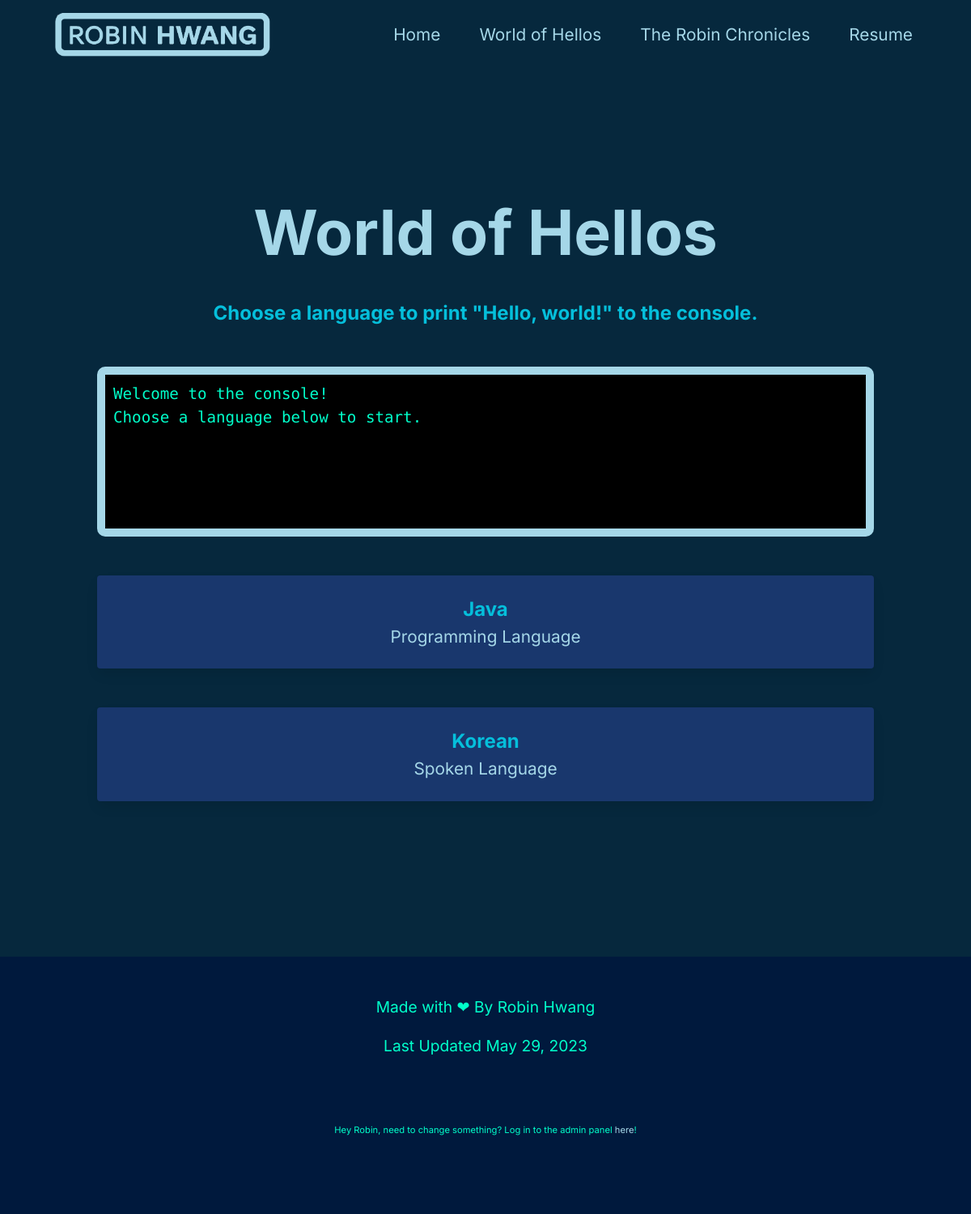
Page /worldofhellos on the earlier database version.
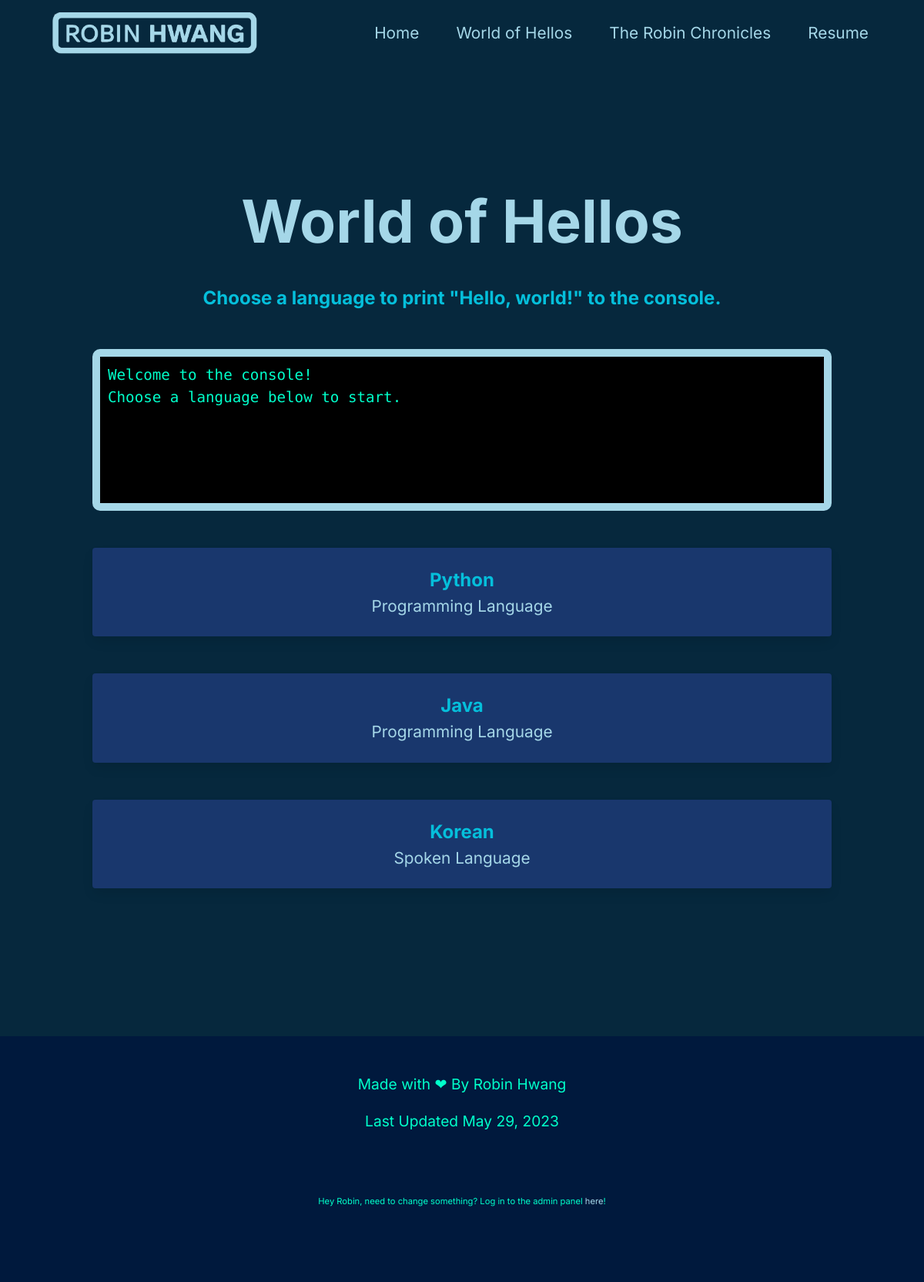
Same page on the later database version.
### tables this page shows
CREATE TABLE languages (name TEXT UNIQUE CHECK(name <> ""), family TEXT NOT NULL, greeting TEXT NOT NULL CHECK(greeting <> ""));

### app.py (the view)
@app.route('/worldofhellos')
def worldOfHellos():
    selectedlanguage = request.args.get('selectedlanguage', default = "python", type = str)
    con = sqlite3.connect("database.db")
    con.row_factory = sqlite3.Row
    cur = con.cursor()
    cur.execute("SELECT * FROM languages")
    rows = cur.fetchall()
    languageRows = [{"name": row[0], "family": row[1], "greeting": row[2]} for row in rows]
    con.close()
    return render_template("worldofhellos.html",languageRows=languageRows)

### templates/worldofhellos.html (shortened to what this page needs)
<!DOCTYPE html>
<html lang="en">
    <head>
        <link rel="stylesheet" href="https://cdn.jsdelivr.net/npm/bulma@0.9.4/css/bulma.min.css">
        <link href="{{ url_for('static', filename='style.css' ) }}" rel="stylesheet" type="text/css" />
    </head>
    <body>
        {% include 'navbar.html' %}
        <section class="section is-medium blue1Bg">
            <div class="container has-text-centered">
                <h1 class="introTitle pb-5 blue4">World of Hellos</h1>
                <p class="blue3" style="font-size:1.5rem;font-weight:bold;">Choose a language to print "Hello, world!" to the console.</p>
                <section class="hero is-small">
                    <div class="hero-body">
                    </div>
                </section>
                <div class="has-text-left console codeFont" id="consoleBox">
                    Welcome to the console!
                    <br>
                    Choose a language below to start.
                </div>
                <section class="hero is-small">
                    <div class="hero-body">
                    </div>
                </section>
                {% for item in languageRows %}
                <div class="card blue2Bg blue3 cardHover" id="{{ item['name'] }}">
                    <div class="card-content blue3">
                        <div class="media">
                            <div class="media-content">
                                <p class="cardTitle">{{ item["name"] }}</p>
                                <p class="cardSubtitle blue4">{{ item["family"] }}</p>
                            </div>
                        </div>
                    </div>
                </div>
                <section class="hero is-small">
                    <div class="hero-body">
                    </div>
                </section>
                {% endfor %}
            </div>
        </section>
        {% include 'footer.html' %}
    </body>
</html>

### templates/navbar.html (shortened to what this page needs)
<nav class="navbar blue1Bg px-6" id="placeholder" role="navigation" aria-label="main navigation">
    <div class="navbar-brand">
        <a class="navbar-item" href="/">
            <img src="{{ url_for('static', filename='resources/logo.png' ) }}" style="max-height: 70px;" class="py-2 px-2">
        </a>
    </div>
    <div id="navbarBasicExample" class="navbar-menu" style="background-color: #06283D; font-size: 1.3rem;">
        <div class="navbar-end">
            <a class="navbar-item blue4 px-5" href="/">
                Home
            </a>
            <a class="navbar-item blue4 px-5" href="/worldofhellos">
                World of Hellos
            </a>
            <a class="navbar-item blue4 px-5" href="">
                The Robin Chronicles
            </a>
            <a class="navbar-item blue4 px-5" href="/resume">
                Resume
            </a>
        </div>
    </div>
</nav>

### templates/footer.html
<footer class="footer" style="background-color:#00193D">
    <div class="content has-text-centered">
        <p class="green1" style="font-size:1.2rem">Made with ❤ By Robin Hwang</p>
        <p class="green1" style="font-size:1.2rem">Last Updated May 29, 2023</p>
        <a href="https://github.com/plaine1226"><ion-icon name="logo-github" class="icon is-medium green1 pr-5"></ion-icon></a>
        <a href="https://www.linkedin.com/in/hwangr/"><ion-icon name="logo-linkedin" class="icon is-medium green1 pr-5"></ion-icon></a>
        <a href="mailto:rlhwang@umich.edu"><ion-icon name="mail-outline" class="icon is-medium green1 pr-5"></ion-icon></a>
        <a href="https://orcid.org/my-orcid?emailVerified=true&orcid=0000-0003-0161-7179"><ion-icon name="key-outline" class="icon is-medium green1"></ion-icon></a>
        <p class="green1 pt-5" style="font-size:0.7rem">Hey Robin, need to change something? Log in to the admin panel <a href="/admin" class="blue4">here</a>!</p>
    </div>
</footer>

### static/style.css (style rules this page uses)
body { font-family: 'Inter', sans-serif; }
.codeFont { font-family: 'M PLUS 1 Code', sans-serif;; }
.blue1Bg { background-color: #06283D; }
.blue2Bg { background-color: #19376D; }
.blue3 { color: #05BFDB; }
.blue4 { color: #A5D7E8; }
.green1 { color: #00FFCA; }
.introTitle { font-size: 4.8rem; font-weight: bold; }
.cardTitle { font-size:1.5rem; font-weight: bold; }
.cardSubtitle { font-size:1.3rem; }
.cardHover { transition: all 0.3s; }
.console { border:10px solid #A5D7E8; border-radius: 10px; color:#00FFCA; font-size: 1.2rem; box-sizing: border-box; padding: 10px; background-color: black; min-height:210px; }

Differences in the rows shown:
added languages: name "Python", family "Programming Language"
